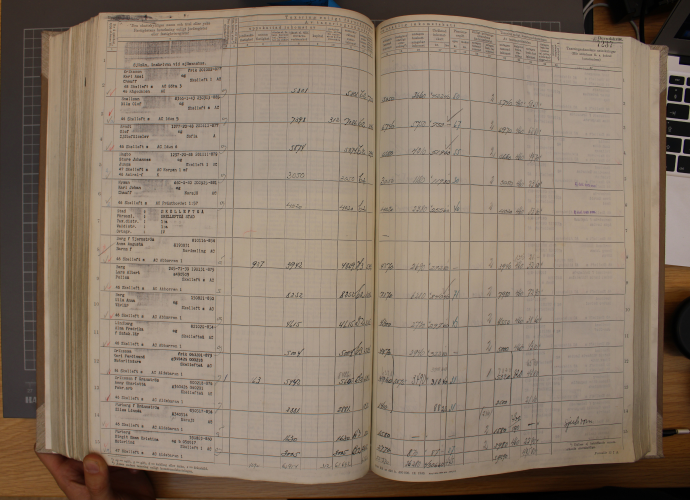
#> input picture IMG_1725.JPG, 1380 x 1001 px (shown at 1/2 size)
$ python -i main.py   (imports and definitions only)   (older library calls are emulated)
#> lines starting #> are read from the running program, lines starting #| are printed output that depends on the picture; after the words box and inside, x2 and y2 are one past the last pixel; in counts of white or black regions, pixels touching at a corner belong together
#> further down, picture is the input picture: shape (1001, 1380, 3); mean B, G, R 105.4, 121.3, 137.7
### morphology.py
import cv2
import numpy as np
from skimage.morphology import white_tophat

def get_kernel(size, kernel):
    if kernel == "ones":
        return cv2.getStructuringElement(cv2.MORPH_RECT, size)
    if kernel == "gaussian":
        if size[0] == size[1]:
            sigma = int(size[0] // 6)
            size = size[0]
            return cv2.getGaussianKernel(size, sigma)
        else:
            sigma = int((size[0] + size[1]) / 12)
            return cv2.getGaussianKernel(ksize=int((size[0]+size[1])//2), sigma=sigma)

def white_top(img, kern):
    return white_tophat(img, kern)

def blackhat(img, kern, iters):
    return cv2.morphologyEx(img, cv2.MORPH_BLACKHAT, kern, iterations=iters)

def gradient(img, kern, iters):
    return cv2.morphologyEx(img, cv2.MORPH_GRADIENT, kern, iterations=iters)

def tophat(img, kern, iters):
    return cv2.morphologyEx(img, cv2.MORPH_TOPHAT, kern, iterations=iters)

def opening(img, kern, iters):
    return cv2.morphologyEx(img, cv2.MORPH_OPEN, kern, iterations=iters)

def close(img, kern, iters):
    return cv2.morphologyEx(img, cv2.MORPH_CLOSE, kern, iterations=iters)

def dilation(img, kern, iters):
    return cv2.morphologyEx(img, cv2.MORPH_DILATE, kern, iterations=iters)

def erosion(img, kern, iters):
    return cv2.morphologyEx(img, cv2.MORPH_ERODE, kern, iterations=iters)

def get_morph(img, morph, sz, kernel="ones", iterations=1, ttype="otsu", threshold=False):
    kern = get_kernel(sz, kernel)
    switcher = {
        "tophat": tophat,
        "blackhat": blackhat,
        "gradient": gradient,
        "white_tophat": white_top,
        "open": opening,
        "close": close,
        "dilate": dilation,
        "erode": erosion
    }
    if threshold:
        get_func = lambda arg: switcher.get(arg, lambda: "No such morph defined")
        f_morph = get_func(morph)
        img = f_morph(img, kern, iterations)
        if len(img.shape) > 2:
            img = cv2.cvtColor(img, cv2.COLOR_BGR2GRAY)

        if ttype=="otsu":
            ret, thresh = cv2.threshold(img, 0, 255, cv2.THRESH_OTSU)
            return thresh.astype(np.uint8)
        if ttype=="triangle":
            img = 255 - img
            ret, thresh = cv2.threshold(img, 0, 255, cv2.THRESH_TRIANGLE)
            return thresh.astype(np.uint8)
        if ttype=="inverse":
            ret, thresh = cv2.threshold(img, 125, 255, cv2.THRESH_BINARY_INV)
            return thresh.astype(np.uint8)
        if ttype=="adaptive":
            return cv2.adaptiveThreshold(img.astype(np.uint8),255,cv2.ADAPTIVE_THRESH_GAUSSIAN_C, cv2.THRESH_BINARY ,11,2).astype(np.uint8)
    else:
        get_func = lambda arg: switcher.get(arg, lambda: "No such morph defined")
        f_morph = get_func(morph)
        if morph == "white_tophat":
            morphed = f_morph(img, kern)
        else:
            morphed = f_morph(img, kern, iterations)
        return morphed.astype(np.uint8)

### segmentation.py
from copy import deepcopy

import numpy as np
import scipy as scp
import cv2
from basics import show_img
from matplotlib import pyplot as plt
from watershed import morphologize, get_markers, watershed, dilate
from morphology import get_morph
from shading_correction import shaCorr
from skimage.feature import peak_local_max
from sharpening import sharpen
import skimage.segmentation as sk_seg


# Find contours
# [33 lines left out: function find_contours, not called in this run]

def segmentation(hsv_img, img):
    from scipy.ndimage import label

    # [23 lines of commented-out code are left out]
    gs, m = get_book(hsv_img)
    # show_img(gs, "HSV to grayscale thresholding")
    _, y = cv2.threshold(gs,0,255, cv2.THRESH_OTSU)
    # show_img(y, "Otsu thresholded")

    sure_bg = cv2.dilate(y, None, iterations=5)
    sure_bg = sure_bg - cv2.erode(sure_bg, None)
    dist_transform = cv2.distanceTransform(y, cv2.DIST_L2, 5)
    dist_transform = ((dist_transform - dist_transform.min()) / (dist_transform.max() - dist_transform.min()) * 255).astype(np.uint8)
    ret, sure_fg = cv2.threshold(dist_transform, 0.7 * dist_transform.max(), 255, 0)

    lbl, ncc = label(dist_transform)
    lbl = lbl * lbl * (255 / (ncc + 1))
    lbl[sure_bg == 255] = 255
    lbl = lbl.astype(np.int32)
    img_3C = deepcopy(img)

    cv2.watershed(img_3C, lbl)
    lbl[lbl == -1] = 0
    lbl = lbl.astype(np.uint8)
    result = 255 - lbl
    # threshold result
    result[result != 255] = 0
    result = get_morph(result,morph="dilate", sz=(3,3))
    # ret, thresh_res = cv2.threshold(result, 0, 255, cv2.THRESH_BINARY_INV)
    ## Set the marked regions border to red
    # This is useful to understand what findContours will find.
    img_3C[result == 255] = (255, 0, 0)
    mask = np.zeros_like(result)
    mask[result == 255] = 255
    # [9 lines of commented-out code are left out]
    book_cont, cont_x, cont_y, cont_w, cont_h = find_contours(result, 0)
    # show_img(book_cont, "contour")
    # print(cont_x, cont_y, cont_w, cont_h)

    cropped_img = img[cont_y:cont_y + cont_h, cont_x:cont_x + cont_w]
    # [10 lines of commented-out code are left out]
    return cropped_img.astype(np.uint8)


def get_book(hsv_img):
    img_gray = cv2.cvtColor(hsv_img, cv2.COLOR_BGR2GRAY)

    lower_blue = np.array([0, 0, 60])
    higher_blue = np.array([60, 60, 255])

    lower_magenta = np.array([50, 0, 50])
    higher_magenta = np.array([255, 40, 255])

    b_mask = cv2.inRange(hsv_img, lower_blue, higher_blue)
    m_mask = cv2.inRange(hsv_img, lower_magenta, higher_magenta)

    final = (img_gray & b_mask) | (img_gray & m_mask)
    return cv2.GaussianBlur(final, (5, 5), 0), img_gray

### main.py
from copy import deepcopy

import cv2
import networkx as nx
import numpy as np
import pandas as pd
import pickle

from matplotlib import pyplot as plt
from scipy import ndimage as ndi
from skimage.feature import peak_local_max

from PST import PST
from basics import open_file, pyramid, show_img
from bgrem import bgremoval
from get_text_boxes import get_text_boxes
from line_cleaning import line_cleaning
from morphology import get_morph
from segmentation import segmentation
from sharpening import sharpen
from classifier import train_classifier


## Image name format should be "IMG_+{# of img}+.JPG"
# For an object with reference to one image, use explicit file name and set multiple=False
# For an object with reference to an array of images, use name="IMG_", set multiple=True
# See function multi() where n_img = desired # of images


#########################################################
##                                                     ##
##                                                     ##
##             Image processing pipeline               ##
##          for the master thesis project of           ##
##      Automatic Handwritten Text Cell Detection      ##
##              in Historical Documents                ##
##                                                     ##
##              Author: Olle Dahlstedt                 ##
##            Last VCS Update: 2021-03-10              ##
##                                                     ##
##                                                     ##
#########################################################

## The following code is not verified to work in every single use case on all types of images of books containing handwriting.


# [472 lines left out: functions generate_visualizations, add_padding, preproc, call_scale, exec, subspace_visualizer and 3 more, not called in this run]


# main(os="win", scale=True, remove_noise=False, corr_shading=True, seg_book=False, sharpen=True, do_nothing=False)
# main(os="win", remove_noise=False, corr_shading=False, seg_book=False, sharpen=True, multiple_images=True, n_img=15)
# [1 line not run here, left out]


### Storage space ###

# [42 lines of commented-out code are left out]


# [66 lines left out: functions call_segment_book, get_max_peaks, markers, not called in this run]


def seg_unused(img):
    # padded = add_padding(img)
    # sharp_copy, img = call_sharpen(img)
    gs = cv2.cvtColor(img, cv2.COLOR_BGR2GRAY)
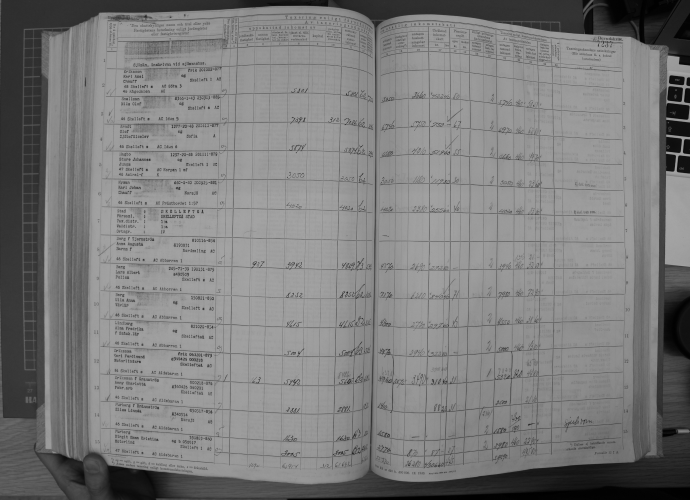
#> gs: shape (1001, 1380) (shown at 1/2 size); min 0, max 255, mean 124.4
    # ret, thresh = cv2.threshold(gs, 0, 255, cv2.THRESH_OTSU)
    hsv_img = cv2.cvtColor(img, cv2.COLOR_BGR2HSV)
#> hsv_img: shape (1001, 1380, 3); mean H, S, V 17, 65.7, 137.8
    lower_blue = np.array([0, 0, 100])
    higher_blue = np.array([60, 60, 255])

    lower_magenta = np.array([100, 0, 100])
    higher_magenta = np.array([255, 40, 255])

    b_mask = cv2.inRange(hsv_img, lower_blue, higher_blue)
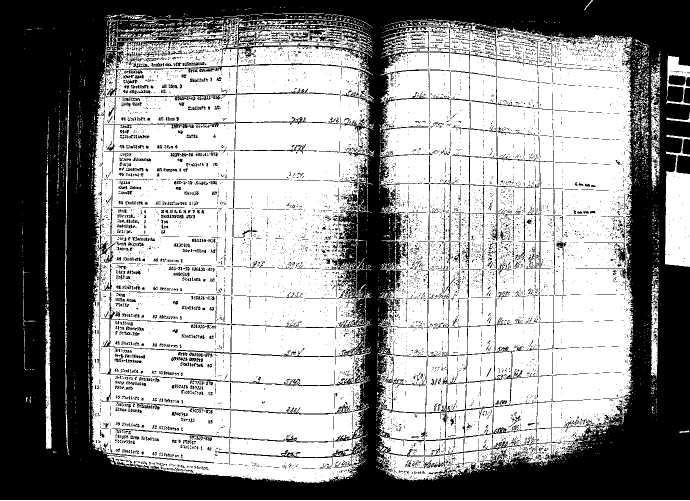
#> b_mask: shape (1001, 1380) (shown at 1/2 size); 59.1% white; 8623 black regions (7856 under 20 px), largest, box (x1, y1, x2, y2) and area: (0, 0, 1380, 1000) 494975, (209, 234, 654, 259) 1107, (1352, 310, 1380, 348) 909
    m_mask = cv2.inRange(hsv_img, lower_magenta, higher_magenta)
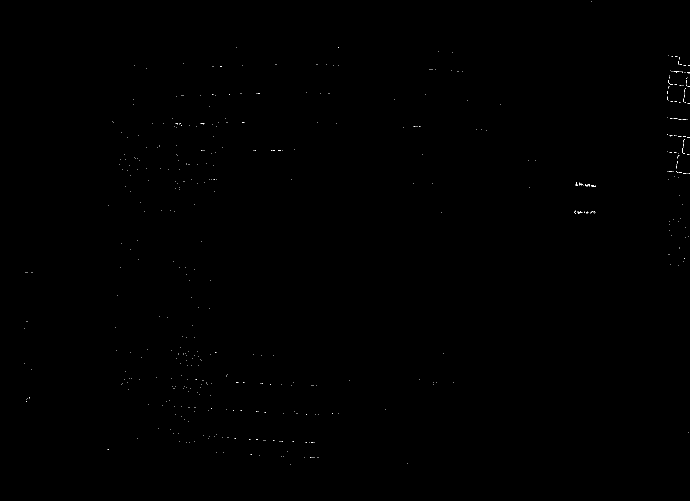
#> m_mask: shape (1001, 1380) (shown at 1/2 size); 0.07% white in thin lines or dots, all inside (x1, y1, x2, y2) = (48, 3, 1380, 929)

    final = (gs & b_mask) | (gs & m_mask)
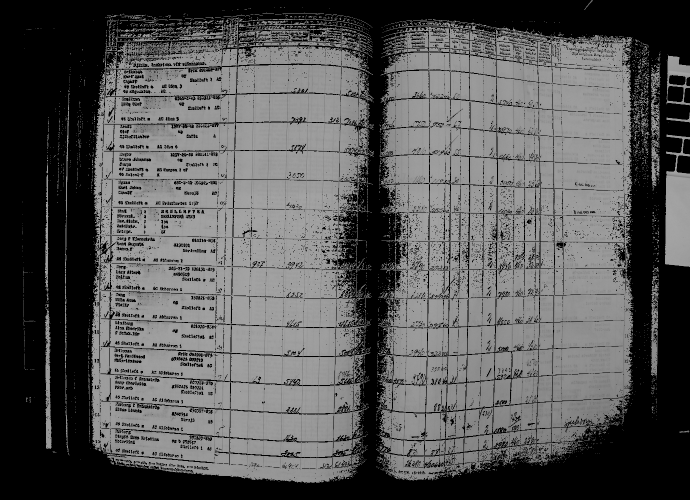
#> final: shape (1001, 1380) (shown at 1/2 size); min 0, max 255, mean 87.7
    thresh = get_morph(get_morph(final, morph="close", sz=(7, 7), kernel="ones", threshold=True), morph="erode",
                       sz=(3, 3), kernel="ones")
#> in close, `return cv2.morphologyEx(img, cv2.MORPH_CLOSE, kern, iterations=iters)`:
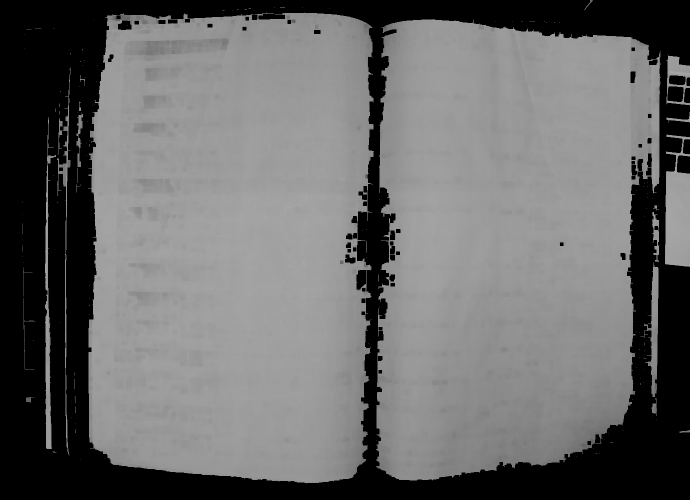
#> returned value: shape (1001, 1380) (shown at 1/2 size); min 0, max 255, mean 105.5
#> in get_morph, `ret, thresh = cv2.threshold(img, 0, 255, cv2.THRESH_OTSU)`:
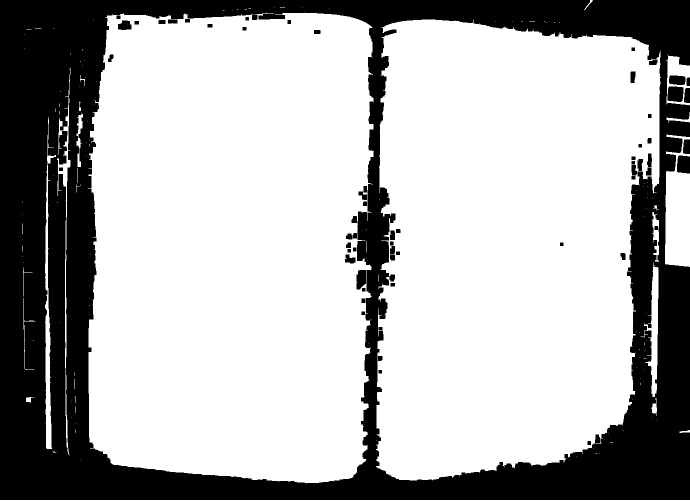
#> thresh: shape (1001, 1380) (shown at 1/2 size); 69.9% white; 63 black regions, largest, box (x1, y1, x2, y2) and area: (0, 0, 1380, 1000) 406581, (1335, 173, 1367, 204) 900, (1354, 311, 1380, 347) 861
#> in get_morph, `ret, thresh = cv2.threshold(img, 0, 255, cv2.THRESH_OTSU)`: ret = 0
#> in erosion, `return cv2.morphologyEx(img, cv2.MORPH_ERODE, kern, iterations=iters)`:
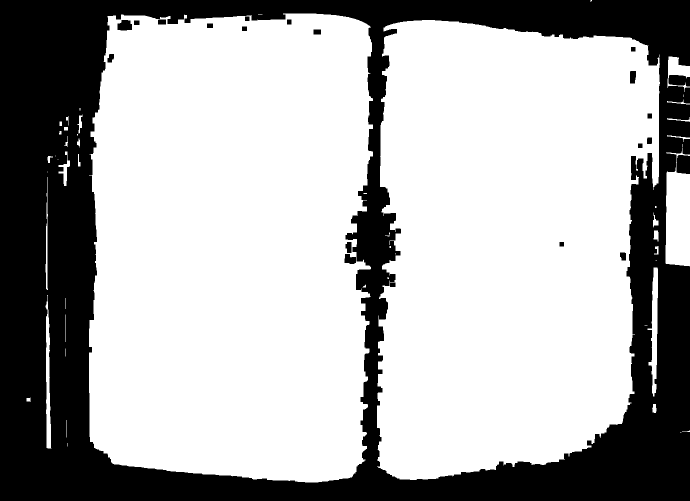
#> returned value: shape (1001, 1380) (shown at 1/2 size); 68.5% white; 22 black regions, largest, box (x1, y1, x2, y2) and area: (0, 0, 1380, 1001) 429909, (1353, 310, 1380, 348) 953, (1337, 150, 1380, 173) 817
    # show_img(thresh.astype(np.uint8), "thresh in main")
    # padded = add_padding(thresh)
    # show_img(padded, "second padding")
    img, book_x, book_y, book_w, book_h = segmentation(thresh.astype(np.uint8), img)
    segment_copy = deepcopy(img)
    # show_img(img, "img")
    # show_img(img, "img")

    ## scale up again
    # thresh = np.zeros_like(img)
    # thresh[img != (0,0,0)] = 255
    # upscaled = pyramid(img, direction="up", iterations=2)
    # downscaled = resize(img=unscaled_copy, dim=(upscaled.shape[1], upscaled.shape[0])).astype(np.uint8)
    # downscaled[upscaled == (0,0,0)] = 0
    # show_img(downscaled, "downscaled"


# [90 lines left out: function calc_hist, not called in this run]
        # [12 lines of commented-out code are left out]

>>> import cv2
>>> picture = cv2.imread('IMG_1725.JPG')
#> (the run stopped early here; a loop or call above may not have finished)
